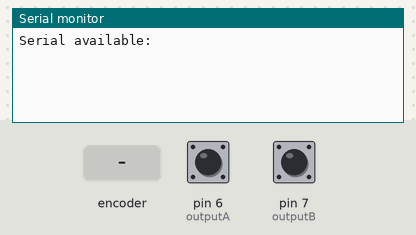
The sketch below on a simulated Arduino Uno, built with avr-gcc and run on an emulated ATmega328P. Shown: the last lines printed to the serial monitor. The test bench sets the inputs (shaded band); at power-on: pin 6 (outputA) HIGH, pin 7 (outputB) HIGH.

Above: at 1.2 s.
1.3 s: rotary encoder on pin 6 (outputA) / pin 7 (outputB) turned 1 step (first pin leading)
At 1.9 s:
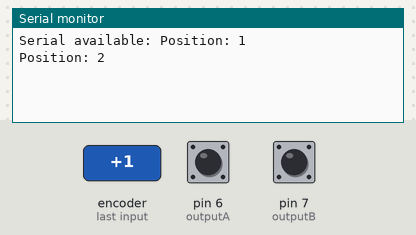
3.0 s: rotary encoder on pin 6 (outputA) / pin 7 (outputB) turned 1 step (first pin leading)
At 4.4 s:
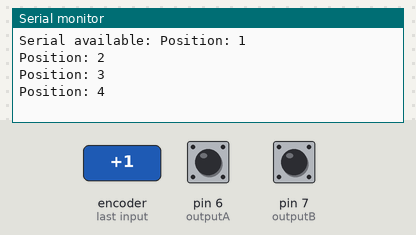
Timing chart, 0 to 6.0 s (numbered marks = the images above; inputs shaded):
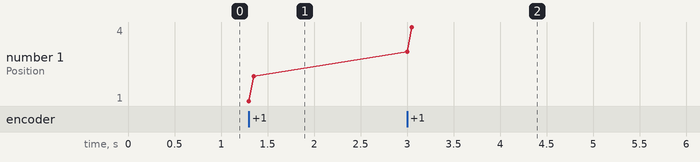

Measured:
- after the input at 1.3 s, the serial monitor: prints a new line at once (image 1)
- after the input at 3.0 s, the serial monitor: prints a new line at once (image 2)
- plotted number 1: 2 → 4 after the input at 3.0 s

The sketch:

EncoderArduinoEx_1.ino
```cpp
/*     Arduino Rotary Encoder Tutorial
 *
 *  by Dejan Nedelkovski, www.HowToMechatronics.com
 *
 */

 #define outputA 6
 #define outputB 7

 int counter = 0;
 int aState;
 int aLastState;

 void setup() {
   pinMode (outputA,INPUT);
   pinMode (outputB,INPUT);

   Serial.begin (9600);
   // Reads the initial state of the outputA
   aLastState = digitalRead(outputA);
   Serial.print("Serial available: ");
 }

 void loop() {
   aState = digitalRead(outputA); // Reads the "current" state of the outputA
   // If the previous and the current state of the outputA are different, that means a Pulse has occured
   if (aState != aLastState){
     // If the outputB state is different to the outputA state, that means the encoder is rotating clockwise
     if (digitalRead(outputB) != aState) {
       counter ++;
     } else {
       counter --;
     }
     Serial.print("Position: ");
     Serial.println(counter);
   }
   aLastState = aState; // Updates the previous state of the outputA with the current state
 }
```
